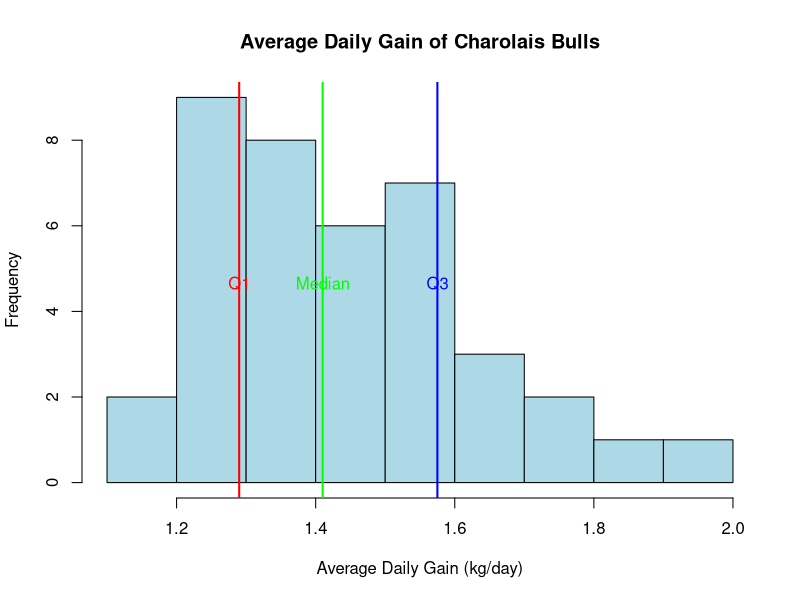

Write the R code that produced this figure.
#page no 73
average_daily_gain <- c(1.18, 1.24, 1.29, 1.37, 1.41, 1.51, 1.58, 1.72,
                        1.20, 1.26, 1.33, 1.37, 1.41, 1.53, 1.59, 1.76,
                        1.23, 1.27, 1.34, 1.38, 1.44, 1.55, 1.64, 1.83,
                        1.23, 1.29, 1.36, 1.40, 1.48, 1.57, 1.64, 1.92,
                        1.23, 1.29, 1.36, 1.41, 1.50, 1.58, 1.65)
q1 <- quantile(average_daily_gain, 0.25)
q2 <- median(average_daily_gain)
q3 <- quantile(average_daily_gain, 0.75)
iqr <- q3 - q1
hist(average_daily_gain, breaks = 10, main = "Average Daily Gain of Charolais Bulls",
     xlab = "Average Daily Gain (kg/day)", ylab = "Frequency", col = "lightblue", border = "black")
abline(v = c(q1, q2, q3), col = c("red", "green", "blue"), lwd = 2)
text(q1, 5, "Q1", pos = 1, col = "red")
text(q2, 5, "Median", pos = 1, col = "green")
text(q3, 5, "Q3", pos = 1, col = "blue")
text((q1 + q3) / 2, 10, paste("IQR =", round(iqr, 2)), pos = 1, col = "black")
